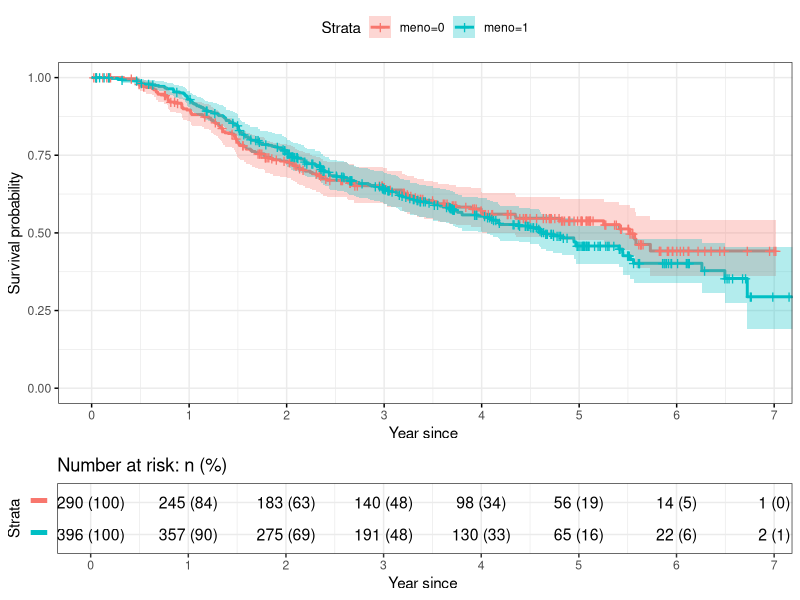
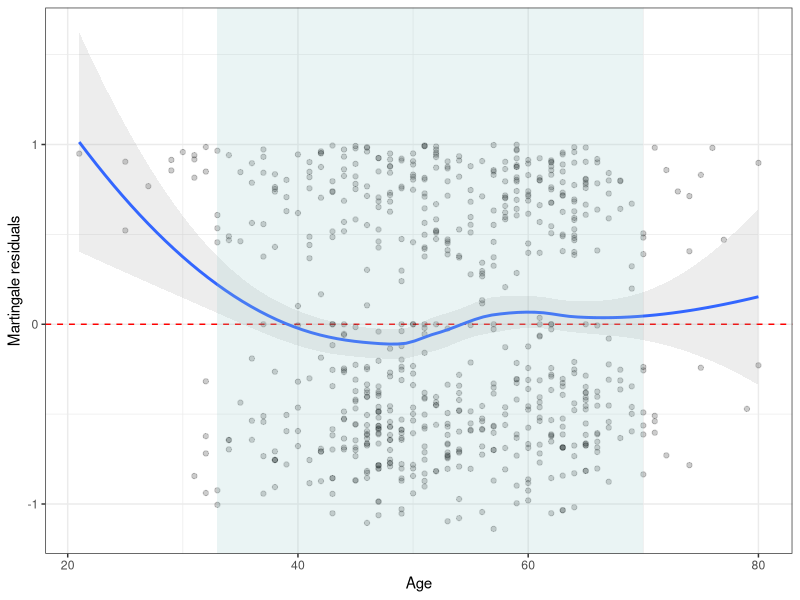
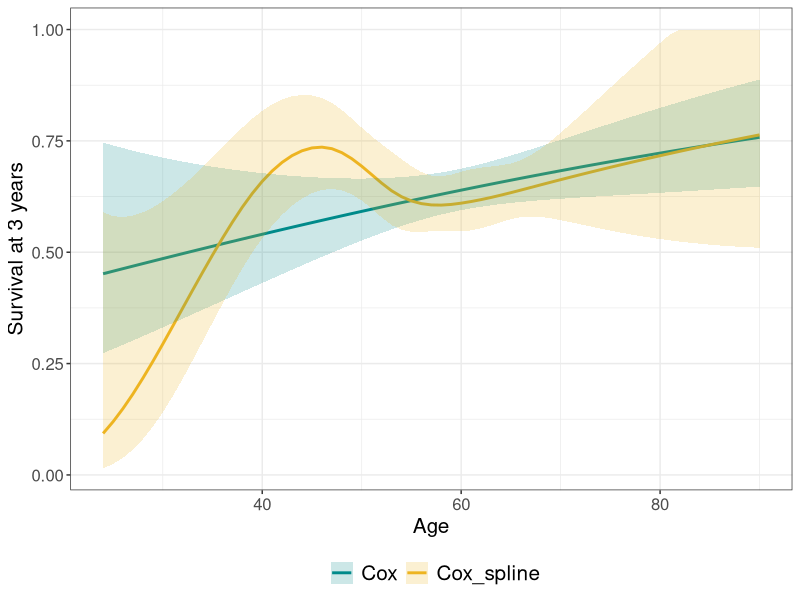
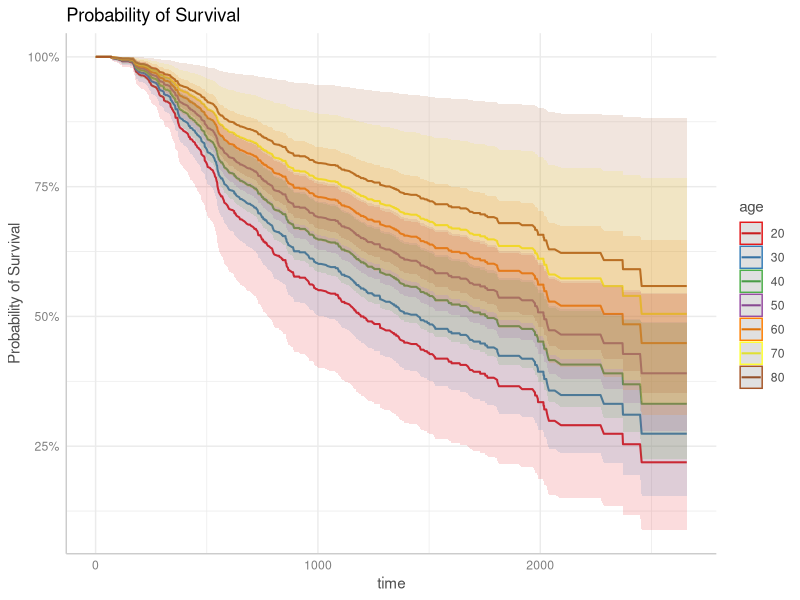
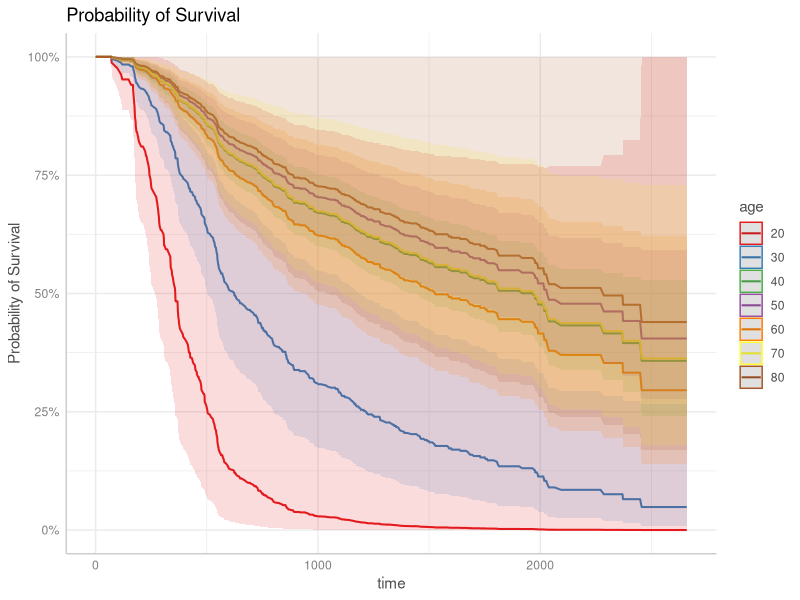
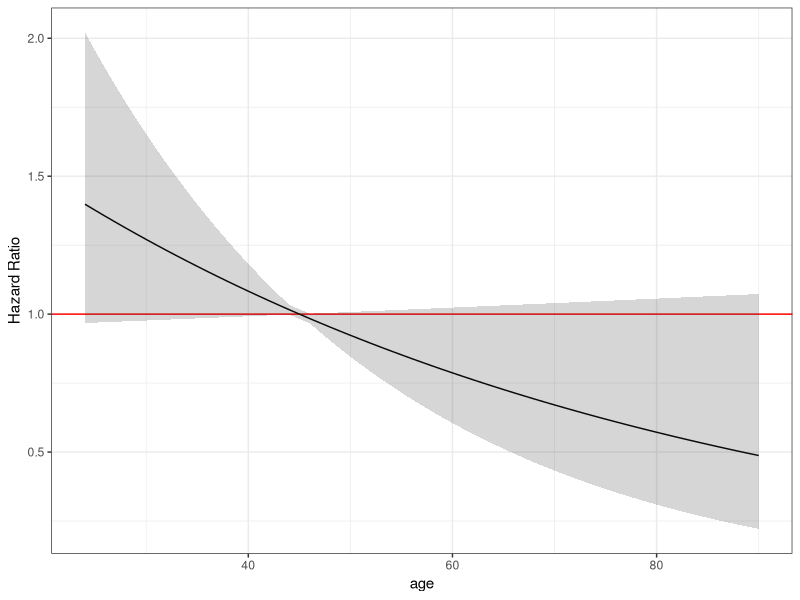
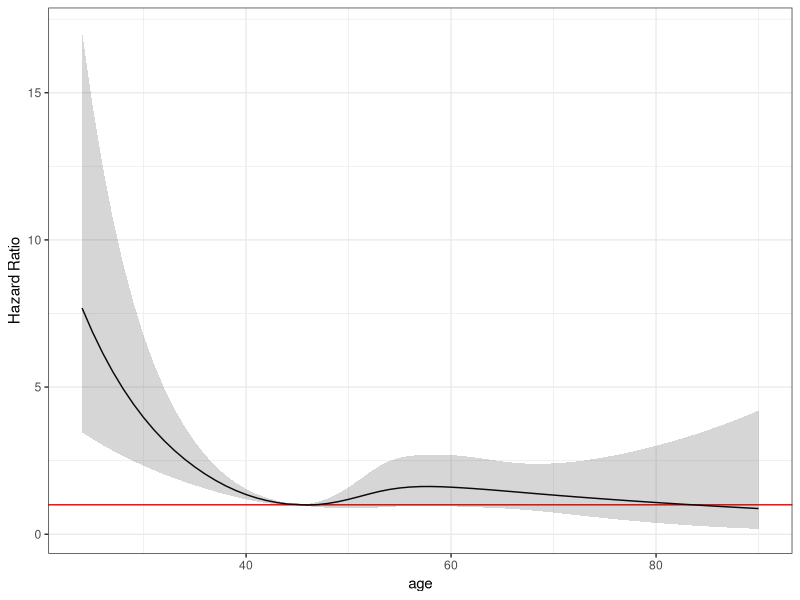

The R script that drew these images, in order:
## ---- chunk 1
#| message: false
#| warning: false

# Load libraries
library(dplyr)
library(ggplot2)
library(survival)
library(survminer)
library(rms)
library(emmeans)

data("gbsg", package = "survival")

# We set some variables as factors
gbsg <- gbsg %>%
  mutate(pid = factor(pid),
         # status = factor(status),
         meno = factor(meno), 
         hormon = factor(hormon), 
         grade = factor(grade))
## ---- chunk 2
#| R.options:
#|  knitr.kable.NA: ""

gbsg %>%
  mutate(status = factor(status)) %>%
  summary() %>%
  knitr::kable()
## ---- chunk 3
gbsg
## ---- chunk 4
#| label: fig-km
#| fig-cap: "Kaplan-Meier curve of recurrence-free survival by menopausal status"
#| fig-align: left
#| fig-width: 8
#| fig-height: 6

ggsurvplot(survfit(Surv(rfstime, status) ~ meno, data=gbsg),
           pval = FALSE, conf.int = TRUE,
           xscale = 365.25,
           break.time.by = 365.25,
           fontsize = 4,
           xlab = "Year since ",
           risk.table = "abs_pct",  # absolute number and percentage at risk.
           risk.table.y.text = FALSE, # show bars instead of names in text annotations
           surv.median.line = "none", # Specify median survival
           ggtheme = theme_bw())
## ---- chunk 5
mcox <- coxph(Surv(rfstime, status) ~ meno + age, data=gbsg)

summary(mcox, scale=365.25)
## ---- chunk 6
#| label: fig-mart-res
#| fig-cap: "Martingale residuals and age <br> The blue area represents the 2.5 and 97.5 percentiles of the observed age distribution."
#| fig-align: left

# try also: survminer::ggcoxdiagnostics(mcox, type = "martingale")

martResb <- residuals(mcox, process = "Event")

ggplot(gbsg, aes(x=age, y=martResb)) +
  geom_hline(yintercept=0, color = "red", linetype = "dashed") + 
  geom_point(alpha = 0.2) +
  stat_smooth(method = "loess", formula = y ~ x, alpha = 0.17) + 
  annotate("rect", xmin = quantile(gbsg$age,0.025),
           xmax = quantile(gbsg$age,0.975),
           ymin = -Inf, ymax = Inf, alpha = 0.2, fill = "#99CCCC") +
  labs(x = "Age",
       y = "Martingale residuals") + 
  theme_bw()
## ---- chunk 7
#| R.options:
#|  knitr.kable.NA: ""

mcox_spl <- coxph(Surv(rfstime, status) ~ meno + rcs(age), data=gbsg)

anova(mcox, mcox_spl, test = "LRT") %>%
  knitr::kable(digits = 3, row.names = T)
## ---- chunk 8
#| include: false

AIC(mcox, mcox_spl)
## ---- chunk 9
#| include: false

anova(mcox_spl)
## ---- chunk 10
summary(mcox_spl, scale=365.25)
## ---- chunk 11
#| label: fig-pred
#| fig-cap: "Comparison of models predictions of the 3-years survival"
#| fig-align: left

# Set up
age_range <- seq(24, 90, by = 1)
t <- 3

# Cox regression
mcox_pred <- summary(survfit(mcox, newdata = data.frame(age = age_range, meno = factor(1))), 
                     times = t*365.25, scale=365.25)

# Cox regression with spline
mcox_spl_pred <- summary(survfit(mcox_spl, newdata = data.frame(age = age_range, meno = factor(1))), 
                     times = t*365.25, scale=365.25)

# Merge
mcox_pred_all <- bind_cols(age = rep(age_range, 2),
                           Model = rep(c("Cox", "Cox_spline"), each = length(age_range)),
                           Time = t,
                           Surv_Prob = c(mcox_pred$surv, mcox_spl_pred$surv), 
                           Lower = c(mcox_pred$lower, mcox_spl_pred$lower), 
                           Upper = c(mcox_pred$upper, mcox_spl_pred$upper))


ggplot(mcox_pred_all, aes(x = age, y = Surv_Prob)) +
  geom_line(aes(color = Model), linewidth = 1) +
  geom_ribbon(aes(ymin=Lower, ymax=Upper, fill = Model), alpha=.2) +
  scale_discrete_manual(c("color", "fill"),
                        values=c("Cox" = "cyan4", "Cox_spline" = "goldenrod2")) +
  labs(x = "Age", y = "Survival at 3 years", color = "", fill = "") +
  theme_bw() +
  theme(legend.title = element_text(size = 15, face = 'bold'),
        legend.text = element_text(size = 15),
        text = element_text(size=15), legend.position="bottom")
## ---- chunk 12
#| include: false
#| label: fig-pred-ci
#| fig-cap: "Comparison of model predictions"
#| fig-subcap: 
#|   - "Linear regression"
#|   - "Linear regression with spline"
#| layout-ncol: 2
#| fig-align: left

ggeffects::ggpredict(mcox, terms = "age", type = "survival") %>%
  plot()

ggeffects::ggpredict(mcox_spl, terms = "age", type = "survival") %>%
  plot()
## ---- chunk 13
#| label: fig-ctrs
#| fig-cap: "Contrast analysis in both models"
#| fig-subcap: 
#|   - "Cox regression"
#|   - "Cox regression with spline"
#| layout-ncol: 2
#| fig-align: left

# Set up
ref <- 45

# Cox regression
mcox_emm <- emmeans(mcox, ~ age, at = list(age = age_range), type = "response")

mcox_ctrs <- emmeans::contrast(mcox_emm, "trt.vs.ctrl", ref = paste0("age", ref), 
                               infer = T,  adjust = "none")
  
mcox_ctrs %>%
  as.data.frame() %>%
  bind_cols("age" = age_range[age_range != ref]) %>% 
  ggplot(., aes(x=age, y=ratio)) +
  geom_hline(yintercept = 1, color = "red") +
  geom_line() +
  geom_ribbon(aes(ymin=asymp.LCL, ymax=asymp.UCL), alpha = .2, linetype = 0) +
  labs(x = "age", y = "Hazard Ratio") +
  theme_bw()

# Cox regression with spline
mcox_spl_emm <- emmeans(mcox_spl, ~ age, at = list(age = age_range), type = "response")

mcox_spl_ctrs <- emmeans::contrast(mcox_spl_emm, "trt.vs.ctrl", ref = paste0("age", ref), 
                                   infer = T,  adjust = "none")
  
mcox_spl_ctrs %>%
  as.data.frame() %>%
  bind_cols("age" = age_range[age_range != ref]) %>% 
  ggplot(., aes(x=age, y=ratio)) +
  geom_hline(yintercept = 1, color = "red") +
  geom_line() +
  geom_ribbon(aes(ymin=asymp.LCL, ymax=asymp.UCL), alpha = .2, linetype = 0) +
  labs(x = "age", y = "Hazard Ratio") +
  theme_bw()
## ---- chunk 14
#| R.options:
#|  knitr.kable.NA: ""

mcox_spl_ctrs[mcox_spl_ctrs@grid == "age30 - age45"] %>%
  knitr::kable(digits = 3)
